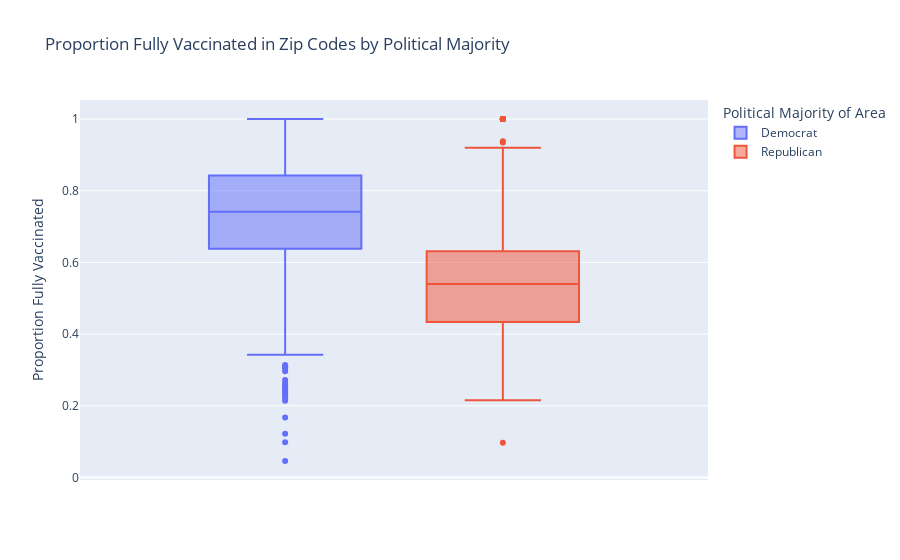

Notebook cell for this chart:
### Code cell
fig_2 = px.box(narrow, color="majority" ,y="percent_of_population_fully_vaccinated",
                title = "Proportion Fully Vaccinated in Zip Codes by Political Majority",
                hover_data = ["zip_code_tabulation_area"],
                labels = {"percent_of_population_fully_vaccinated" : "Proportion Fully Vaccinated",
                          "majority" : "Political Majority of Area"})

fig_2.update_traces(hovertemplate='Percent Fully Vaccinated: %{y} <br>Zipcode: %{customdata}')

fig_2.show()

### Figure 1 — Plotly figure (JSON) as saved in the notebook; plotly's stock layout.template omitted (floating-point values rounded to 4 significant figures; data arrays with more than 128 entries replaced by an {"elided": "..."} marker saying what was removed)
{"data": [{"alignmentgroup": "True", "customdata": {"elided": "1302x1 int values"}, "hovertemplate": "Percent Fully Vaccinated: %{y} <br>Zipcode: %{customdata}", "legendgroup": "Democrat", "marker": {"color": "#636efa"}, "name": "Democrat", "notched": false, "offsetgroup": "Democrat", "orientation": "v", "showlegend": true, "type": "box", "x0": " ", "xaxis": "x", "y": {"elided": "1302 float values"}, "y0": " ", "yaxis": "y"}, {"alignmentgroup": "True", "customdata": {"elided": "295x1 int values"}, "hovertemplate": "Percent Fully Vaccinated: %{y} <br>Zipcode: %{customdata}", "legendgroup": "Republican", "marker": {"color": "#EF553B"}, "name": "Republican", "notched": false, "offsetgroup": "Republican", "orientation": "v", "showlegend": true, "type": "box", "x0": " ", "xaxis": "x", "y": {"elided": "295 float values"}, "y0": " ", "yaxis": "y"}], "layout": {"boxmode": "group", "legend": {"title": {"text": "Political Majority of Area"}, "tracegroupgap": 0}, "title": {"text": "Proportion Fully Vaccinated in Zip Codes by Political Majority"}, "xaxis": {"anchor": "y", "domain": [0, 1]}, "yaxis": {"anchor": "x", "domain": [0, 1], "title": {"text": "Proportion Fully Vaccinated"}}}}
